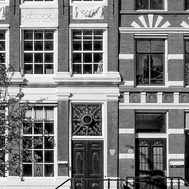
#> input picture tp2-en/traitement-images/ressources-tp2/03-maison-reference.png, 189 x 189 px, shrunk from 512 x 512 before the run
$ python points_transforms.py
#> lines starting #> are read from the running program, lines starting #| are printed output that depends on the picture; long printed decimals are rounded
### tp2-en/traitement-images/tp2/tp2_support.py
from pathlib import Path

import matplotlib.pyplot as plt
import numpy as np
from PIL import Image


SCRIPT_DIR = Path(__file__).resolve().parent
STUDENT_ROOT = SCRIPT_DIR.parent
RESOURCE_DIR = STUDENT_ROOT / f"ressources-{SCRIPT_DIR.name}"
if not RESOURCE_DIR.exists():
    RESOURCE_DIR = STUDENT_ROOT / "ressources"
RESULTS_DIR = SCRIPT_DIR / "resultats"


def load_gray(filename):
    """Load a teaching image as grayscale values in [0, 1]."""
#> called with filename = '03-maison-reference.png'
    path = RESOURCE_DIR / filename
    if not path.exists():
        raise FileNotFoundError(f"Missing image resource: {path}")
    with Image.open(path) as source:
#> source is the input picture: PIL image 189x189 L; min 0, max 255, mean 123.2
        image = np.asarray(source.convert("L"), dtype=np.float32) / 255.0
    return image


def histogram_data(image, bins=64):
    """Compute bin proportions, centers, and cumulative proportions."""
    counts, edges = np.histogram(image.ravel(), bins=bins, range=(0.0, 1.0))
    probability = counts / counts.sum()
    centers = (edges[:-1] + edges[1:]) / 2
    return probability, centers, np.cumsum(probability)


def add_histogram(axis, image, bins=64, label=None, color=None):
    probability, centers, _ = histogram_data(image, bins=bins)
    axis.step(centers, probability, where="mid", label=label, color=color)
    axis.set(xlim=(0, 1), xlabel="Gray level", ylabel="Fraction of pixels")
    axis.grid(alpha=0.2)


# [21 lines left out: functions add_cumulative_distribution, plot_histogram_data, plot_cumulative_data, not called in this run]


def compare_images_and_histograms(cases, title, filename, bins=64):
    """Display images and histograms on shared scales."""
    fig, axes = plt.subplots(2, len(cases), figsize=(3.4 * len(cases), 6))
    for column, (label, image) in enumerate(cases):
        axes[0, column].imshow(image, cmap="gray", vmin=0, vmax=1)
        axes[0, column].set_title(label)
        axes[0, column].axis("off")
        add_histogram(axes[1, column], image, bins=bins)
        axes[1, column].set_title("Histogram")
    ymax = max(axis.get_ylim()[1] for axis in axes[1])
    for axis in axes[1]:
        axis.set_ylim(0, ymax)
    fig.suptitle(title, fontsize=15)
    fig.tight_layout()
    save_figure(fig, filename)


def save_figure(fig, filename):
    RESULTS_DIR.mkdir(parents=True, exist_ok=True)
    path = RESULTS_DIR / filename
    fig.savefig(path, dpi=160, bbox_inches="tight")
    print(f"Saved figure: {path}")
    plt.show()


def print_stats(label, image):
    q1, q99 = np.percentile(image, [1, 99])
    print(
        f"{label:24s} mean={image.mean():.3f}  std={image.std():.3f}  "
        f"q99-q1={q99-q1:.3f}  [q1={q1:.3f}, q99={q99:.3f}]"
    )


# [23 lines left out: functions load_rgb, compare_rgb_cases, not called in this run]

### tp2-en/traitement-images/tp2/points_transforms.py
"""Compare point intensity transforms."""

import matplotlib.pyplot as plt
import numpy as np

from tp2_support import compare_images_and_histograms, load_gray, print_stats


# Change only these settings for the first comparison.
GAMMAS = (0.55, 1.7)
AFFINE_SETTINGS = ((1.4, 0.0), (1.0, 0.08))
LOG_PARAMETERS = (3.0, 12.0)
PERCENTILES = (1, 99)


def gamma_transform(image, gamma):
    # TODO: apply gamma to each image intensity
    return image**gamma


def affine_transform(image, gain, offset):
    # TODO: apply gain and offset, then clip to [0, 1]
    return np.clip(gain * image + offset , 0 , 1)


def logarithmic_transform(image, parameter):
    # TODO: apply log(1 + k I) / log(1 + k)
    if parameter<0:
        raise(ValueError('parameter must be greater than 0'))
    else :
        return np.log(1 + parameter*image)/(np.log(1 + parameter))

    return


def percentile_stretch(image, percentiles): #Like the autostretch in image J
    low, high = np.percentile(image, percentiles)
    if high <= low:
        return image.copy()
    # TODO: normalize between low and high, then clip to [0, 1]
    else :

        return np.clip((image - low)/(high - low),
                       0 ,
                       1)

if __name__ == "__main__":
    reference = load_gray("03-maison-reference.png")
    # Controlled digital darkening to isolate the effect of the transforms.
    image = 0.55 * reference + 0.02

    gamma_images = [gamma_transform(image, gamma) for gamma in GAMMAS]
#> gamma_images = 2 items
    stretched = percentile_stretch(image, PERCENTILES)
#> in percentile_stretch, `low, high = np.percentile(image, percentiles)`: low = 0.0222; high = 0.555
    gamma_cases = [("Darkened", image)]
    gamma_cases.extend((f"Gamma {gamma:g}", result) for gamma, result in zip(GAMMAS, gamma_images))
    gamma_cases.append((f"Stretch q{PERCENTILES[0]}-q{PERCENTILES[1]}", stretched))

    affine_images = [affine_transform(image, gain, offset) for gain, offset in AFFINE_SETTINGS]
#> call 2 of affine_transform, with gain = 1, offset = 0.08
#> in affine_transform (call 2), `return np.clip(gain * image + offset , 0 , 1)`:
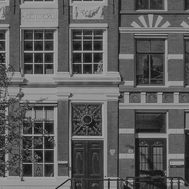
#> returned value: shape (189, 189) float32; min 0.1, max 0.65, mean 0.366
#> affine_images = 2 items
    logarithmic_images = [logarithmic_transform(image, parameter) for parameter in LOG_PARAMETERS]
#> call 2 of logarithmic_transform, with parameter = 12
#> in logarithmic_transform (call 2), `return np.log(1 + parameter*image)/(np.log(1 + parameter))`:
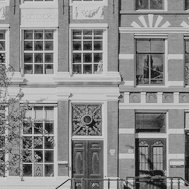
#> returned value: shape (189, 189) float32; min 0.0839, max 0.803, mean 0.542
#> logarithmic_images = 2 items
    pointwise_cases = [("Darkened", image)]
    pointwise_cases.extend(
        (f"Gain {gain:g}, offset {offset:g}", result)
        for (gain, offset), result in zip(AFFINE_SETTINGS, affine_images)
    )
    pointwise_cases.extend(
        (f"Logarithm k={parameter:g}", result)
        for parameter, result in zip(LOG_PARAMETERS, logarithmic_images)
    )

    compare_images_and_histograms(
        gamma_cases,
        "Power transform and percentile stretch",
        "03-puissance-et-etirement.png",
    )
#> the loop in compare_images_and_histograms, `for column, (label, image) in enumerate(cases):` made 4 passes
#> label on passes 1 to 4: 'Darkened', 'Gamma 0.55', 'Gamma 1.7', 'Stretch q1-q99'
#> in compare_images_and_histograms, `ymax = max(axis.get_ylim()[1] for axis in axes[1])`: ymax = 0.113
#> the loop in compare_images_and_histograms, `for axis in axes[1]:` made 4 passes
#> in save_figure, `fig.savefig(path, dpi=160, bbox_inches="tight")`:
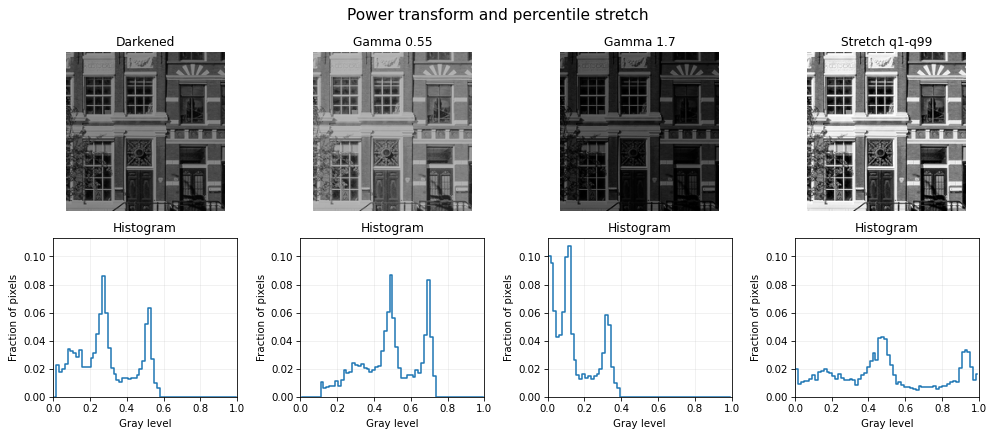
#> figure drawn by matplotlib, 8 panels; panel 5: curve peaks at x = 0.273, y = 0.0862; panel 6: curve peaks at x = 0.492, y = 0.0871; panel 7: curve peaks at x = 0.117, y = 0.107; panel 8: curve peaks at x = 0.477, y = 0.0429
    compare_images_and_histograms(
        pointwise_cases,
        "Affine and logarithmic transforms",
        "04-affine-et-logarithme.png",
    )
#> the loop in compare_images_and_histograms (call 2), `for column, (label, image) in enumerate(cases):` made 5 passes
#> label on passes 1 to 5: 'Darkened', 'Gain 1.4, offset 0', 'Gain 1, offset 0.08', 'Logarithm k=3', 'Logarithm k=12'
#> the loop in compare_images_and_histograms (call 2), `for axis in axes[1]:` made 5 passes
#> call 2 of save_figure, with filename = '04-affine-et-logarithme.png'
#> in save_figure (call 2), `fig.savefig(path, dpi=160, bbox_inches="tight")`:
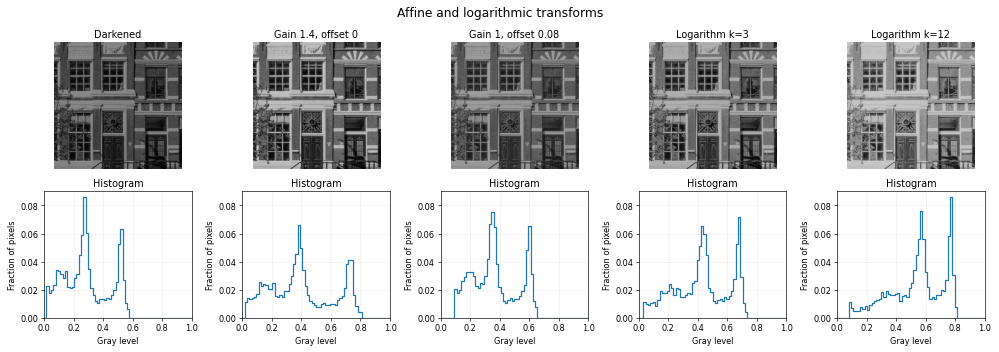
#> figure drawn by matplotlib, 10 panels; panel 6: curve peaks at x = 0.273, y = 0.0862; panel 7: curve peaks at x = 0.383, y = 0.066; panel 8: curve peaks at x = 0.352, y = 0.0753; panel 9: curve peaks at x = 0.68, y = 0.0721

    all_cases = gamma_cases + pointwise_cases[1:]
#> all_cases = 8 items
    for label, result in all_cases:
        print_stats(label, result)
#> this loop made 8 passes
#> (label, q1 in print_stats, q99 in print_stats) on passes 1 to 8: ('Darkened', 0.0222, 0.555), ('Gamma 0.55', 0.123, 0.723), ('Gamma 1.7', 0.00154, 0.367), ('Stretch q1-q99', 0, 1), ('Gain 1.4, offset 0', 0.031, 0.777), ('Gain 1, offset 0.08', 0.102, 0.635), ('Logarithm k=3', 0.0464, 0.707), ('Logarithm k=12', 0.0919, 0.794)
#| Darkened                 mean=0.286  std=0.153  q99-q1=0.533  [q1=0.022, q99=0.555]
#| Gamma 0.55               mean=0.481  std=0.158  q99-q1=0.600  [q1=0.123, q99=0.723]
#| Gamma 1.7                mean=0.139  std=0.112  q99-q1=0.366  [q1=0.002, q99=0.367]
#| Stretch q1-q99           mean=0.495  std=0.287  q99-q1=1.000  [q1=0.000, q99=1.000]
#| Gain 1.4, offset 0       mean=0.400  std=0.214  q99-q1=0.746  [q1=0.031, q99=0.777]
#| Gain 1, offset 0.08      mean=0.366  std=0.153  q99-q1=0.533  [q1=0.102, q99=0.635]
#| Logarithm k=3            mean=0.424  std=0.182  q99-q1=0.661  [q1=0.046, q99=0.707]
#| Logarithm k=12           mean=0.542  std=0.181  q99-q1=0.702  [q1=0.092, q99=0.794]

    # Separate case: clipping has removed intensity differences.
    clipped = load_gray("04-maison-ecretee.png")
#> call 2 of load_gray, with filename = '04-maison-ecretee.png'
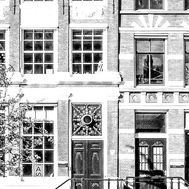
#> input picture tp2-en/traitement-images/ressources-tp2/04-maison-ecretee.png, 189 x 189 px, shrunk from 512 x 512 before the run
#> in load_gray, source is the input picture: PIL image 189x189 L; min 0, max 255, mean 176.6
    clipping_cases = [("Reference", reference), ("Clipped", clipped),
                    ("Gamma after clipping", gamma_transform(clipped, 0.55))]
#> call 3 of gamma_transform, with gamma = 0.55
#> in gamma_transform (call 3), `return image**gamma`:
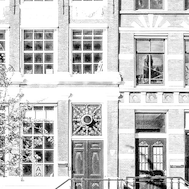
#> returned value: shape (189, 189) float32; min 0, max 1, mean 0.788
    compare_images_and_histograms(clipping_cases, "Limits of correction after clipping",
                                "02-limites-ecretage.png")
#> call 3 of save_figure, with filename = '02-limites-ecretage.png'
#> in save_figure (call 3), `fig.savefig(path, dpi=160, bbox_inches="tight")`:
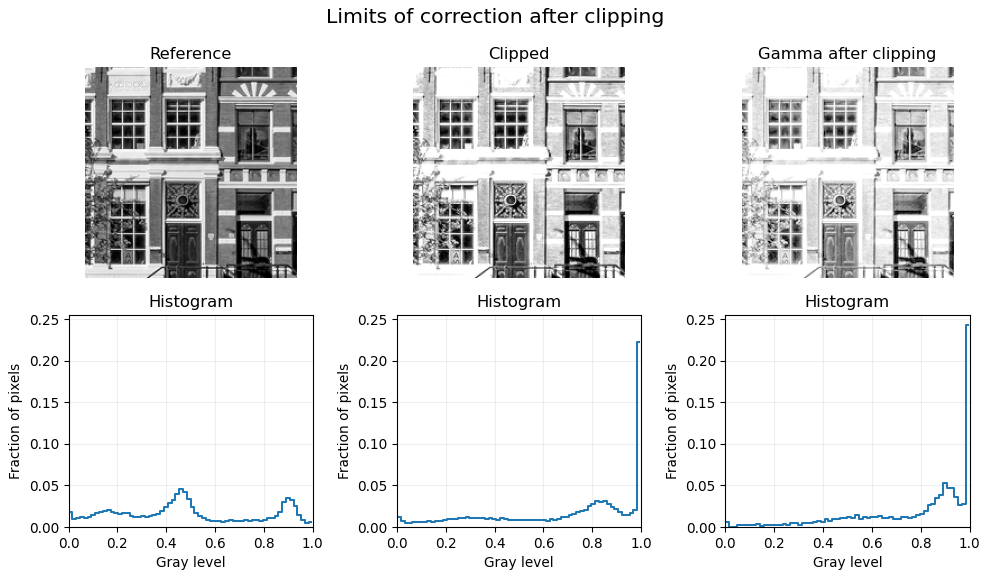
#> figure drawn by matplotlib, 6 panels; panel 4: curve peaks at x = 0.461, y = 0.0452; panel 5: curve peaks at x = 0.992, y = 0.222; panel 6: curve peaks at x = 0.992, y = 0.243
    print("Fraction of pixels equal to 1 in the clipped image:", np.mean(clipped == 1))
#| Fraction of pixels equal to 1 in the clipped image: 0.1689
